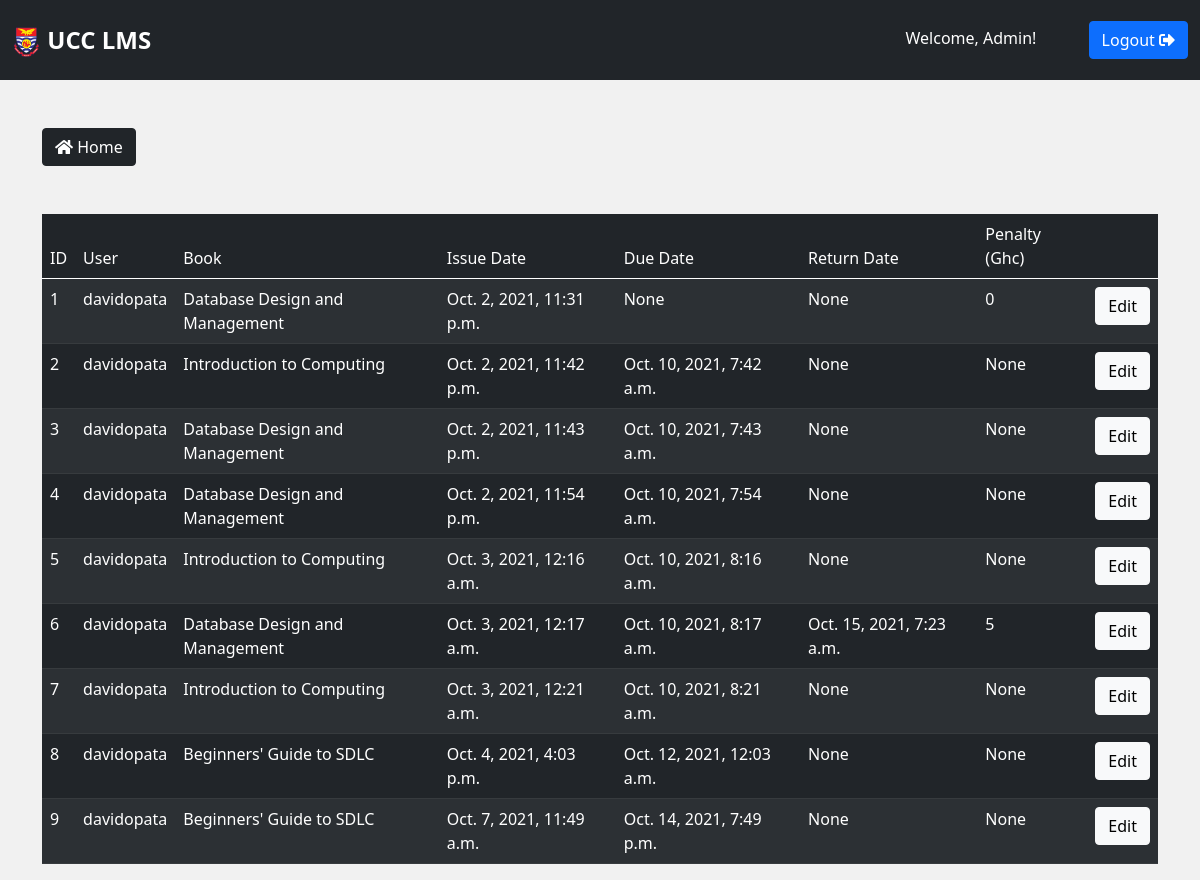
Before: /book-records/ (signed in) with the older database file.
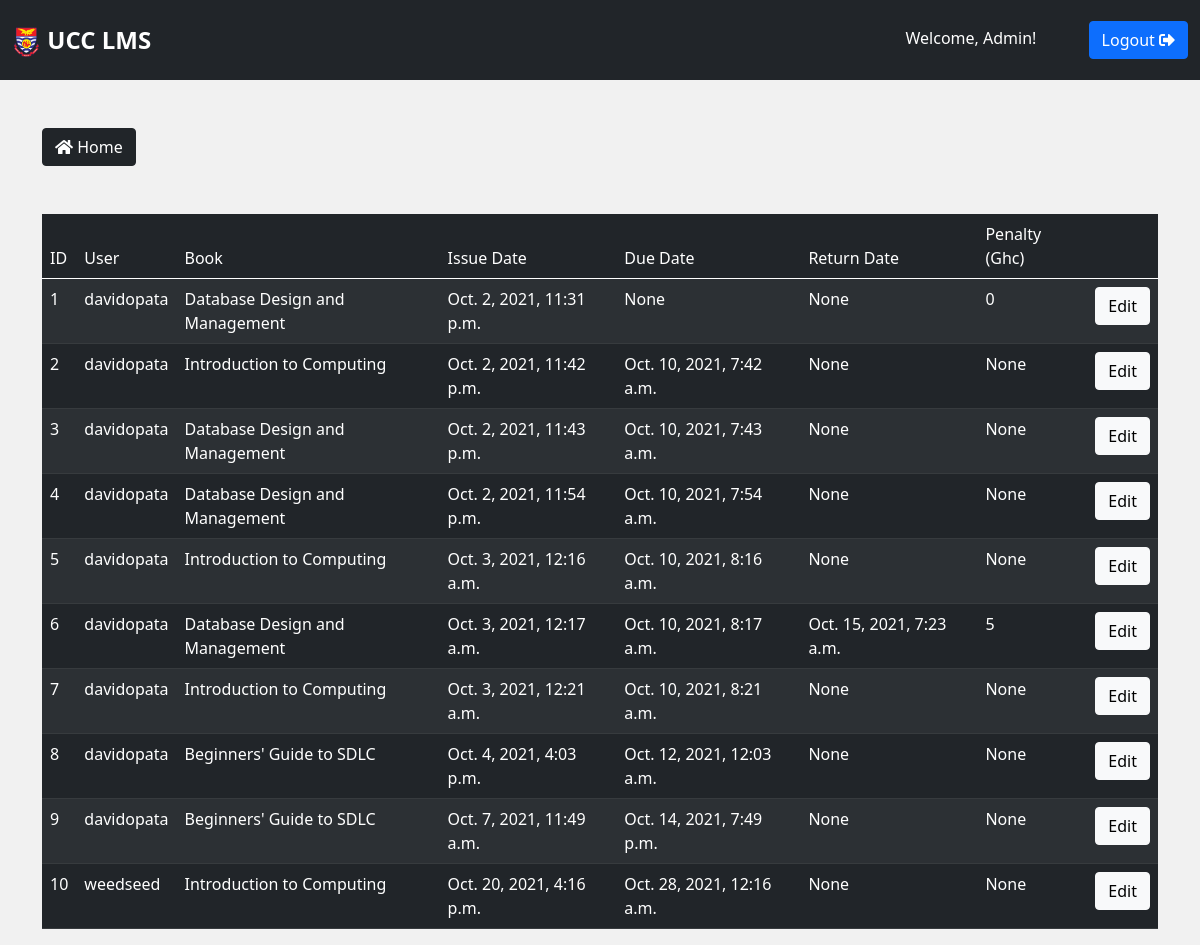
After: the same page with the newer database file.
### ucclms/models.py (models this page shows, shortened)
class BookRecord(models.Model):
    book = ForeignKey(Book, on_delete=models.CASCADE)
    user = models.ForeignKey(User, blank=False, null=False, on_delete=models.CASCADE)
    date_of_issue = models.DateTimeField(auto_now_add=True)
    due_date = models.DateTimeField(blank=True, null=True)
    date_of_return = models.DateTimeField(null=True, blank=True)
    dues = models.IntegerField(null=True, blank=True, default=0 )
    renewals_left = models.IntegerField(null=True, blank=True, default=0 )

class Book(models.Model):
    title = models.CharField(max_length = 255, blank=False, null=False)
    publisher = models.CharField(max_length = 255, blank=True, null=True)
    availability = models.IntegerField(default=0, blank=True, null=True)
    year = models.CharField(max_length = 4, blank=True, null=True)
    author = models.CharField(max_length = 255, blank=True, null=True)
    location = models.CharField(max_length = 255, blank=True, null=True)
    subject = models.ForeignKey(Subject, on_delete=models.SET_NULL, null=True, blank=True, related_name='booksubject')
    is_stolen = models.BooleanField(default=False)
    def __str__(self):
        return self.title

### ucclms/views.py (the view)
# urls.py: path('book-records/', views.bookRecords, name='book-records'),
@login_required(login_url='login')
def bookRecords(request):
    book_records = BookRecord.objects.all()
    context = {'book_records': book_records}
    return render(request, 'ucclms/book-records.html', context)

### ucclms/templates/ucclms/book-records.html
{% extends 'base.html' %}
{% block content %}
<div class="container users mt-5">
    <a href="{% url 'admin-dashboard' %}" class="btn btn-dark mb-5"><i class="fas fa-home"></i> Home</a>
    <table class="table table-striped p-3 table-dark">
        <thead>
            <tr>
                <td>ID</td>
                <td>User</td>
                <td>Book</td>
                <td>Issue Date</td>
                <td>Due Date</td>
                <td>Return Date</td>
                <td>Penalty (Ghc)</td>
                <td></td>
            </tr>
        </thead>
        <tbody>
            {% for i in book_records %}
            <tr>
                <td>{{i.id}}</td>
                <td>{{i.user}}</td>
                <td>{{i.book}}</td>
                <td>{{i.date_of_issue}}</td>
                <td>{{i.due_date}}</td>
                <td>{{i.date_of_return}}</td>
                <td>{{i.dues}}</td>
                <td>
                    <a href="{% url 'edit-book-record' i.id %}" class="btn btn-light">Edit</a>
                </td>
            </tr>
            {% endfor %}
        </tbody>
    </table>
</div>
    {% endblock %}

Changed rows visible on the page:
added BookRecord: id "10", user "weedseed", book "Introduction to Computing", date_of_issue "Oct. 20, 2021, 4:16 p.m.", due_date "Oct. 28, 2021, 12:16 a.m.", date_of_return "None", dues "None"
